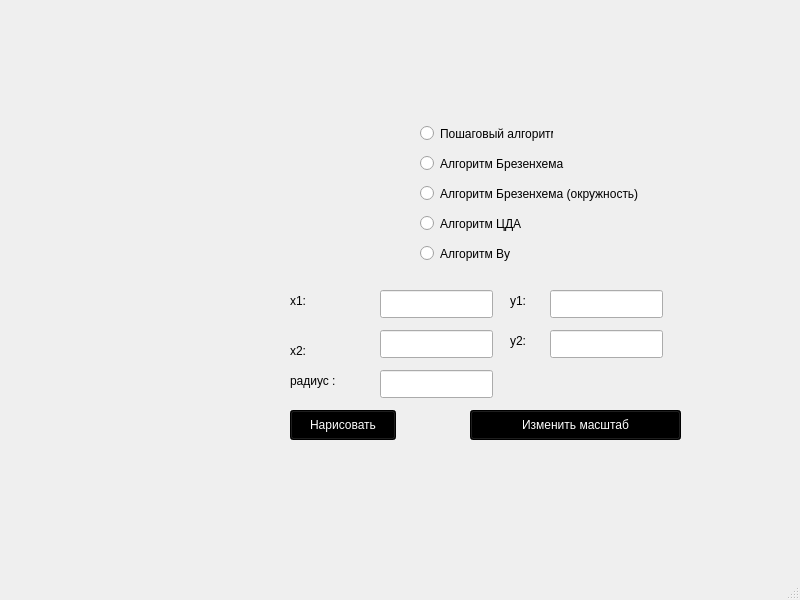
<?xml version="1.0" encoding="UTF-8"?>
<ui version="4.0">
 <class>MainWindow</class>
 <widget class="QMainWindow" name="MainWindow">
  <property name="geometry">
   <rect>
    <x>0</x>
    <y>0</y>
    <width>800</width>
    <height>600</height>
   </rect>
  </property>
  <property name="windowTitle">
   <string>MainWindow</string>
  </property>
  <property name="styleSheet">
   <string notr="true"/>
  </property>
  <widget class="QWidget" name="centralwidget">
   <widget class="QPushButton" name="unitButton">
    <property name="geometry">
     <rect>
      <x>470</x>
      <y>410</y>
      <width>211</width>
      <height>30</height>
     </rect>
    </property>
    <property name="sizePolicy">
     <sizepolicy hsizetype="Expanding" vsizetype="Fixed">
      <horstretch>0</horstretch>
      <verstretch>0</verstretch>
     </sizepolicy>
    </property>
    <property name="styleSheet">
     <string notr="true">background-color: rgb(0, 0, 0);
color: rgb(255, 255, 255);</string>
    </property>
    <property name="text">
     <string>Изменить масштаб</string>
    </property>
   </widget>
   <widget class="QLabel" name="radiusLabel">
    <property name="geometry">
     <rect>
      <x>290</x>
      <y>370</y>
      <width>80</width>
      <height>21</height>
     </rect>
    </property>
    <property name="sizePolicy">
     <sizepolicy hsizetype="Preferred" vsizetype="Preferred">
      <horstretch>0</horstretch>
      <verstretch>0</verstretch>
     </sizepolicy>
    </property>
    <property name="text">
     <string>радиус :</string>
    </property>
   </widget>
   <widget class="QLabel" name="y1Label">
    <property name="geometry">
     <rect>
      <x>510</x>
      <y>290</y>
      <width>21</width>
      <height>21</height>
     </rect>
    </property>
    <property name="sizePolicy">
     <sizepolicy hsizetype="Preferred" vsizetype="Preferred">
      <horstretch>0</horstretch>
      <verstretch>0</verstretch>
     </sizepolicy>
    </property>
    <property name="text">
     <string>y1:</string>
    </property>
   </widget>
   <widget class="QRadioButton" name="BresenhamCircle">
    <property name="geometry">
     <rect>
      <x>420</x>
      <y>180</y>
      <width>261</width>
      <height>27</height>
     </rect>
    </property>
    <property name="sizePolicy">
     <sizepolicy hsizetype="Minimum" vsizetype="Fixed">
      <horstretch>0</horstretch>
      <verstretch>0</verstretch>
     </sizepolicy>
    </property>
    <property name="text">
     <string>Алгоритм Брезенхема (окружность)</string>
    </property>
   </widget>
   <widget class="QLabel" name="x1Label">
    <property name="geometry">
     <rect>
      <x>290</x>
      <y>290</y>
      <width>80</width>
      <height>21</height>
     </rect>
    </property>
    <property name="sizePolicy">
     <sizepolicy hsizetype="Preferred" vsizetype="Preferred">
      <horstretch>0</horstretch>
      <verstretch>0</verstretch>
     </sizepolicy>
    </property>
    <property name="text">
     <string>x1:</string>
    </property>
   </widget>
   <widget class="QLineEdit" name="y2Input">
    <property name="geometry">
     <rect>
      <x>550</x>
      <y>330</y>
      <width>113</width>
      <height>28</height>
     </rect>
    </property>
    <property name="sizePolicy">
     <sizepolicy hsizetype="Expanding" vsizetype="Fixed">
      <horstretch>0</horstretch>
      <verstretch>0</verstretch>
     </sizepolicy>
    </property>
   </widget>
   <widget class="QLineEdit" name="radiusInput">
    <property name="geometry">
     <rect>
      <x>380</x>
      <y>370</y>
      <width>113</width>
      <height>28</height>
     </rect>
    </property>
    <property name="sizePolicy">
     <sizepolicy hsizetype="Expanding" vsizetype="Fixed">
      <horstretch>0</horstretch>
      <verstretch>0</verstretch>
     </sizepolicy>
    </property>
   </widget>
   <widget class="QRadioButton" name="BresenhamLine">
    <property name="geometry">
     <rect>
      <x>420</x>
      <y>150</y>
      <width>171</width>
      <height>27</height>
     </rect>
    </property>
    <property name="sizePolicy">
     <sizepolicy hsizetype="Minimum" vsizetype="Fixed">
      <horstretch>0</horstretch>
      <verstretch>0</verstretch>
     </sizepolicy>
    </property>
    <property name="text">
     <string>Алгоритм Брезенхема</string>
    </property>
   </widget>
   <widget class="QRadioButton" name="DDALine">
    <property name="geometry">
     <rect>
      <x>420</x>
      <y>210</y>
      <width>133</width>
      <height>27</height>
     </rect>
    </property>
    <property name="sizePolicy">
     <sizepolicy hsizetype="Minimum" vsizetype="Fixed">
      <horstretch>0</horstretch>
      <verstretch>0</verstretch>
     </sizepolicy>
    </property>
    <property name="text">
     <string>Алгоритм ЦДА</string>
    </property>
   </widget>
   <widget class="QLineEdit" name="y1Input">
    <property name="geometry">
     <rect>
      <x>550</x>
      <y>290</y>
      <width>113</width>
      <height>28</height>
     </rect>
    </property>
    <property name="sizePolicy">
     <sizepolicy hsizetype="Expanding" vsizetype="Fixed">
      <horstretch>0</horstretch>
      <verstretch>0</verstretch>
     </sizepolicy>
    </property>
   </widget>
   <widget class="QLabel" name="y2Label">
    <property name="geometry">
     <rect>
      <x>510</x>
      <y>330</y>
      <width>21</width>
      <height>21</height>
     </rect>
    </property>
    <property name="sizePolicy">
     <sizepolicy hsizetype="Preferred" vsizetype="Preferred">
      <horstretch>0</horstretch>
      <verstretch>0</verstretch>
     </sizepolicy>
    </property>
    <property name="text">
     <string>y2:</string>
    </property>
   </widget>
   <widget class="QLineEdit" name="x1Input">
    <property name="geometry">
     <rect>
      <x>380</x>
      <y>290</y>
      <width>113</width>
      <height>28</height>
     </rect>
    </property>
    <property name="sizePolicy">
     <sizepolicy hsizetype="Expanding" vsizetype="Fixed">
      <horstretch>0</horstretch>
      <verstretch>0</verstretch>
     </sizepolicy>
    </property>
    <property name="inputMask">
     <string/>
    </property>
   </widget>
   <widget class="QPushButton" name="drawButton">
    <property name="geometry">
     <rect>
      <x>290</x>
      <y>410</y>
      <width>106</width>
      <height>30</height>
     </rect>
    </property>
    <property name="sizePolicy">
     <sizepolicy hsizetype="Expanding" vsizetype="Fixed">
      <horstretch>0</horstretch>
      <verstretch>0</verstretch>
     </sizepolicy>
    </property>
    <property name="styleSheet">
     <string notr="true">background-color: rgb(0, 0, 0);
color: rgb(255, 255, 255);</string>
    </property>
    <property name="text">
     <string>Нарисовать</string>
    </property>
   </widget>
   <widget class="QLabel" name="x2Label">
    <property name="geometry">
     <rect>
      <x>290</x>
      <y>340</y>
      <width>80</width>
      <height>21</height>
     </rect>
    </property>
    <property name="sizePolicy">
     <sizepolicy hsizetype="Preferred" vsizetype="Preferred">
      <horstretch>0</horstretch>
      <verstretch>0</verstretch>
     </sizepolicy>
    </property>
    <property name="text">
     <string>x2:</string>
    </property>
   </widget>
   <widget class="QRadioButton" name="WuLine">
    <property name="geometry">
     <rect>
      <x>420</x>
      <y>240</y>
      <width>141</width>
      <height>27</height>
     </rect>
    </property>
    <property name="sizePolicy">
     <sizepolicy hsizetype="Minimum" vsizetype="Fixed">
      <horstretch>0</horstretch>
      <verstretch>0</verstretch>
     </sizepolicy>
    </property>
    <property name="text">
     <string>Алгоритм Ву</string>
    </property>
   </widget>
   <widget class="QRadioButton" name="NaiveLine">
    <property name="geometry">
     <rect>
      <x>420</x>
      <y>120</y>
      <width>133</width>
      <height>27</height>
     </rect>
    </property>
    <property name="sizePolicy">
     <sizepolicy hsizetype="Minimum" vsizetype="Fixed">
      <horstretch>0</horstretch>
      <verstretch>0</verstretch>
     </sizepolicy>
    </property>
    <property name="text">
     <string>Пошаговый алгоритм</string>
    </property>
   </widget>
   <widget class="QLineEdit" name="x2Input">
    <property name="geometry">
     <rect>
      <x>380</x>
      <y>330</y>
      <width>113</width>
      <height>28</height>
     </rect>
    </property>
    <property name="sizePolicy">
     <sizepolicy hsizetype="Expanding" vsizetype="Fixed">
      <horstretch>0</horstretch>
      <verstretch>0</verstretch>
     </sizepolicy>
    </property>
    <property name="styleSheet">
     <string notr="true">color:black</string>
    </property>
   </widget>
  </widget>
  <widget class="QMenuBar" name="menubar">
   <property name="geometry">
    <rect>
     <x>0</x>
     <y>0</y>
     <width>800</width>
     <height>22</height>
    </rect>
   </property>
  </widget>
  <widget class="QStatusBar" name="statusbar"/>
 </widget>
 <resources/>
 <connections/>
</ui>
